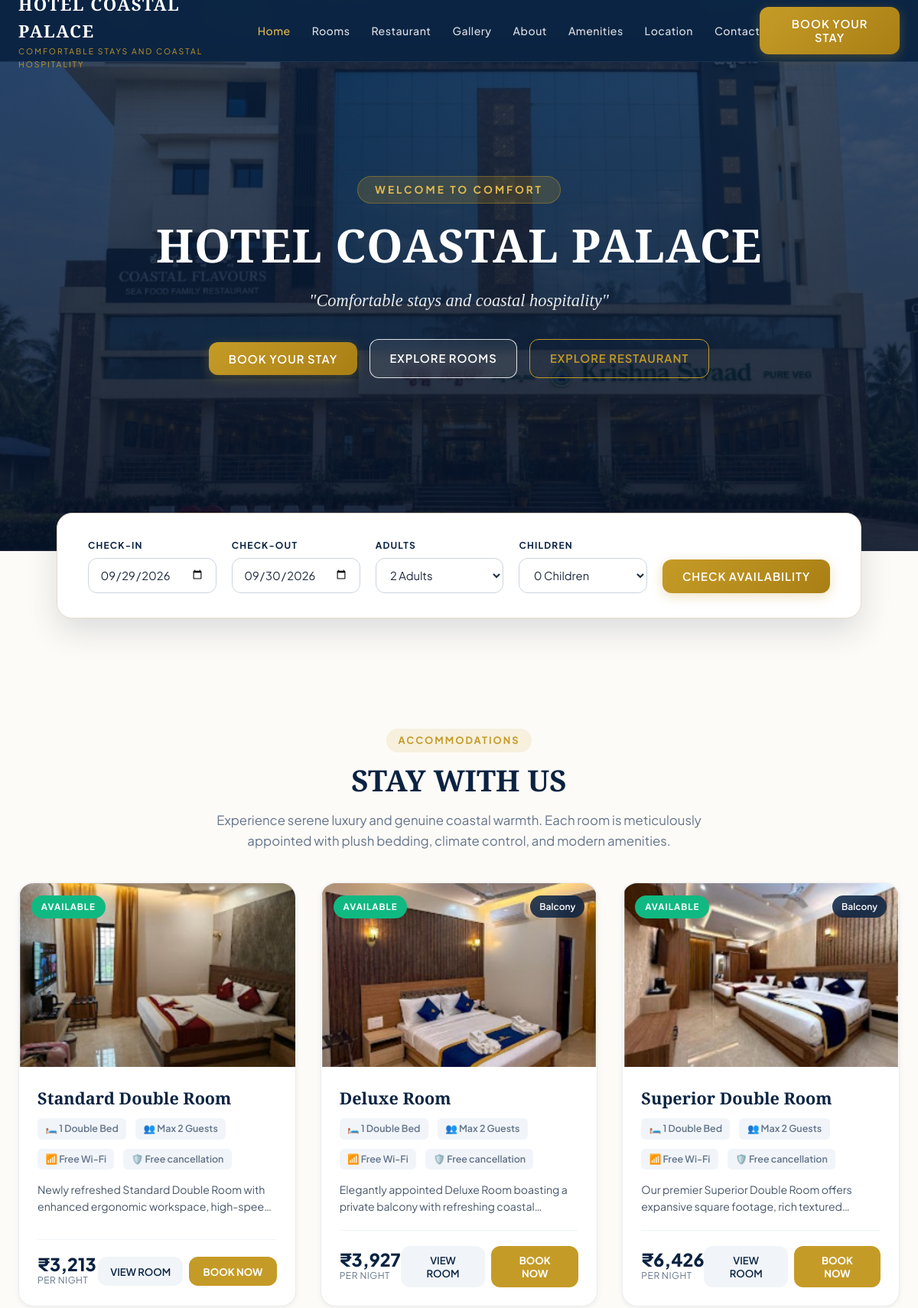
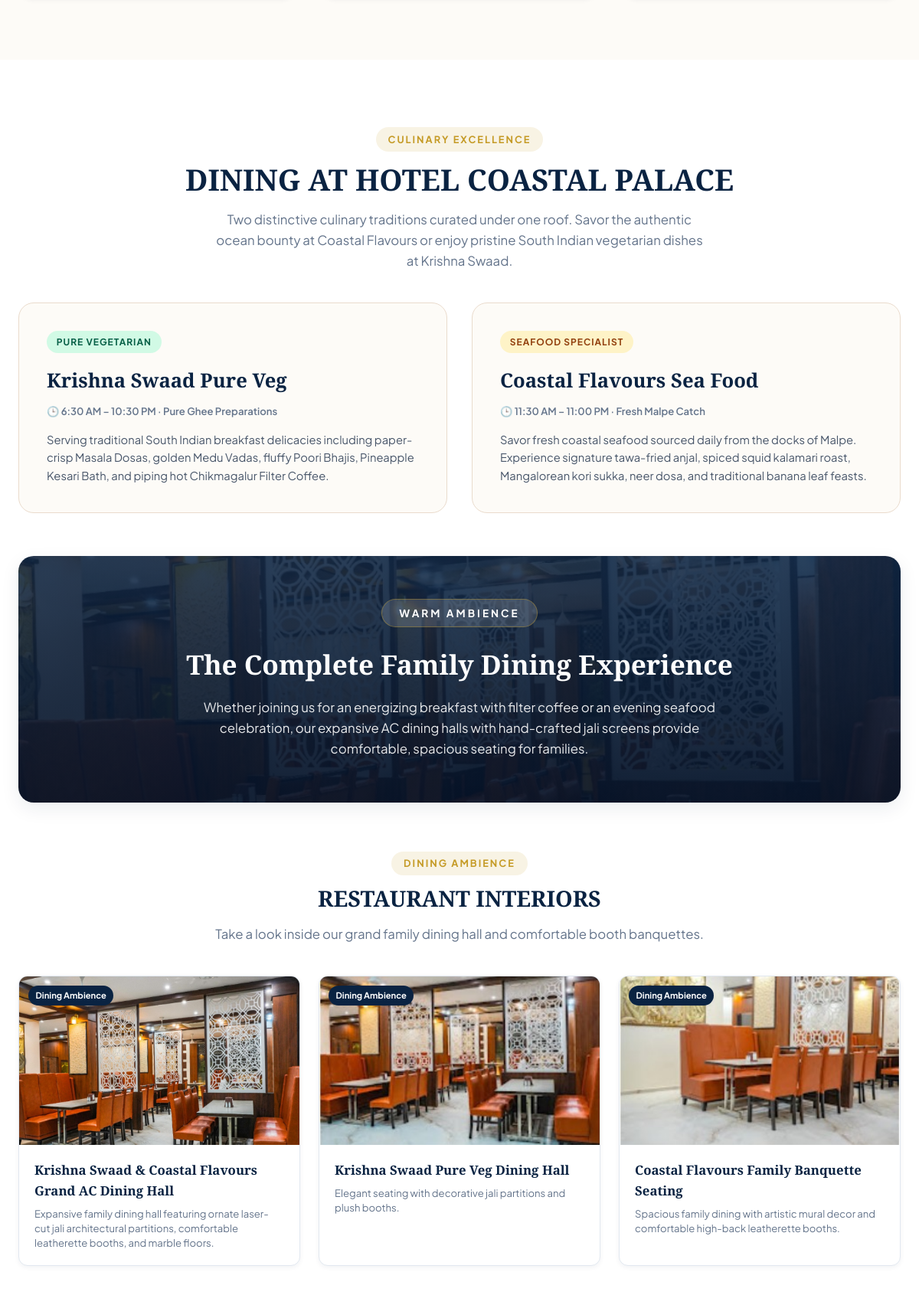
The page / (upper part) on the database its author committed (2 pictures, top to bottom).
### tables this page shows
CREATE TABLE settings (
        key TEXT PRIMARY KEY,
        value TEXT NOT NULL
    );

CREATE TABLE rooms (
        room_id INTEGER PRIMARY KEY AUTOINCREMENT,
        room_number TEXT NOT NULL UNIQUE,
        room_name TEXT NOT NULL,
        room_type TEXT NOT NULL,
        description TEXT NOT NULL,
        price_per_night REAL NOT NULL,
        bed_type TEXT NOT NULL,
        maximum_guests INTEGER NOT NULL DEFAULT 2,
        amenities TEXT NOT NULL,
        photos TEXT NOT NULL,
        status TEXT NOT NULL CHECK(status IN ('AVAILABLE', 'OCCUPIED', 'MAINTENANCE', 'BLOCKED')),
        feature TEXT DEFAULT '',
        cancellation TEXT DEFAULT 'Free cancellation',
        created_at TEXT NOT NULL,
        updated_at TEXT NOT NULL
    );

### app.py (the view)
@app.route("/")
def index():
    settings = database.get_settings()
    rooms = database.get_all_rooms(include_all_statuses=True)
    feedback_list = database.get_approved_feedback()
    return render_template("index.html", settings=settings, rooms=rooms, feedback=feedback_list, restaurant=RESTAURANT_DATA, infrastructure=HOTEL_INFRASTRUCTURE)

### database.py (called while the page is built)
def get_db_connection():
    os.makedirs(os.path.dirname(DB_PATH), exist_ok=True)
    conn = sqlite3.connect(DB_PATH, timeout=20.0)
    conn.row_factory = sqlite3.Row
    conn.execute("PRAGMA foreign_keys = ON")
    return conn

def get_all_rooms(include_all_statuses=True):
    conn = get_db_connection()
    if include_all_statuses:
        cursor = conn.execute("SELECT * FROM rooms ORDER BY room_id ASC")
    else:
        cursor = conn.execute("SELECT * FROM rooms WHERE status = 'AVAILABLE' ORDER BY room_id ASC")
    rows = cursor.fetchall()
    rooms = []
    for r in rows:
        room = dict(r)
        room["amenities"] = json.loads(room["amenities"])
        room["photos"] = json.loads(room["photos"])
        rooms.append(room)
    conn.close()
    return rooms

def get_approved_feedback():
    conn = get_db_connection()
    cursor = conn.execute("SELECT * FROM feedback WHERE status = 'APPROVED' ORDER BY created_at DESC")
    rows = cursor.fetchall()
    feedback = [dict(r) for r in rows]
    conn.close()
    return feedback

def get_settings():
    conn = get_db_connection()
    cursor = conn.execute("SELECT key, value FROM settings")
    settings = {r["key"]: r["value"] for r in cursor.fetchall()}
    conn.close()
    return settings

### templates/index.html (shortened to what this page needs)
<!DOCTYPE html>
<html lang="en">
<head>
  <link rel="stylesheet" href="/static/css/style.css">
</head>
<body>
  <header class="site-header" id="siteHeader">
    <div class="container nav-container">
      <a href="#home" class="brand-logo" id="navBrandLogo">
        <span class="brand-title">{{ settings.hotel_name }}</span>
        <span class="brand-subtitle">{{ settings.tagline }}</span>
      </a>
      <nav>
        <ul class="nav-links" id="desktopNavLinks">
          <li><a href="#home" class="nav-link active">Home</a></li>
          <li><a href="#rooms" class="nav-link">Rooms</a></li>
          <li><a href="#restaurant" class="nav-link">Restaurant</a></li>
          <li><a href="#food-gallery" class="nav-link">Gallery</a></li>
          <li><a href="#about" class="nav-link">About</a></li>
          <li><a href="#amenities" class="nav-link">Amenities</a></li>
          <li><a href="#location" class="nav-link">Location</a></li>
          <li><a href="#contact" class="nav-link">Contact</a></li>
        </ul>
      </nav>
      <div class="nav-actions">
        <button type="button" class="btn btn-primary btn-trigger-booking" id="navBookBtn">BOOK YOUR STAY</button>
      </div>
    </div>
  </header>
  <section class="hero-section" id="home">
    <div class="container">
      <div class="hero-content">
        <span class="hero-tag">WELCOME TO COMFORT</span>
        <h1 class="hero-title">{{ settings.hotel_name }}</h1>
        <p class="hero-subtitle">"{{ settings.tagline }}"</p>
        <div class="hero-cta-group">
          <button type="button" class="btn btn-primary btn-trigger-booking" id="heroBookStayBtn">BOOK YOUR STAY</button>
          <a href="#rooms" class="btn btn-outline-white" id="heroExploreRoomsBtn">EXPLORE ROOMS</a>
          <a href="#restaurant" class="btn btn-outline-gold" id="heroExploreDiningBtn">EXPLORE RESTAURANT</a>
        </div>
      </div>
    </div>
  </section>
  <div class="container booking-widget-wrapper">
    <div class="booking-widget-card" id="availabilityWidget">
      <form class="booking-search-form" id="bookingSearchForm">
        <div class="form-group">
          <label for="searchCheckIn">CHECK-IN</label>
          <input type="date" id="searchCheckIn" class="form-control" required>
        </div>
        <div class="form-group">
          <label for="searchCheckOut">CHECK-OUT</label>
          <input type="date" id="searchCheckOut" class="form-control" required>
        </div>
        <div class="form-group">
          <label for="searchAdults">ADULTS</label>
          <select id="searchAdults" class="form-control">
            <option value="2" selected>2 Adults</option>
          </select>
        </div>
        <div class="form-group">
          <label for="searchChildren">CHILDREN</label>
          <select id="searchChildren" class="form-control">
            <option value="0" selected>0 Children</option>
          </select>
        </div>
        <button type="submit" class="btn btn-primary btn-search" id="btnCheckAvailability">
          CHECK AVAILABILITY
        </button>
      </form>
    </div>
  </div>
  <section class="rooms-section" id="rooms">
    <div class="container">
      <div class="text-center">
        <span class="section-tag">ACCOMMODATIONS</span>
        <h2 class="section-title">STAY WITH US</h2>
        <p class="section-subtitle">
          Experience serene luxury and genuine coastal warmth. Each room is meticulously appointed with plush bedding, climate control, and modern amenities.
        </p>
      </div>
      <div class="rooms-grid" id="roomsContainer">
        {% for room in rooms %}
        <div class="room-card" data-room-id="{{ room.room_id }}" id="roomCard-{{ room.room_id }}">
          <div class="room-image-wrap">
            <img src="{{ room.photos[0] }}" alt="{{ room.room_name }}" loading="lazy">
            <span class="room-badge {{ room.status|lower }}">{{ room.status }}</span>
            {% if room.feature %}
            <span class="room-feature-tag">{{ room.feature }}</span>
            {% endif %}
          </div>
          <div class="room-card-body">
            <h3 class="room-card-title">{{ room.room_name }}</h3>
            <div class="room-quick-specs">
              <span class="spec-pill">🛏️ {{ room.bed_type }}</span>
              <span class="spec-pill">👥 Max {{ room.maximum_guests }} Guests</span>
              <span class="spec-pill">📶 Free Wi-Fi</span>
              <span class="spec-pill">🛡️ {{ room.cancellation }}</span>
            </div>
            <p class="room-description-snippet">{{ room.description }}</p>
            <div class="room-card-footer">
              <div class="room-price-box">
                <span class="room-price-val">₹{{ "{:,.0f}".format(room.price_per_night) }}</span>
                <span class="room-price-period">per night</span>
              </div>
              <div class="room-card-actions">
                <button type="button" class="btn-view-room" data-room-id="{{ room.room_id }}">VIEW ROOM</button>
                {% if room.status == 'AVAILABLE' %}
                <button type="button" class="btn-book-room" data-room-id="{{ room.room_id }}">BOOK NOW</button>
                {% elif room.status == 'OCCUPIED' %}
                <button type="button" class="btn-book-room" disabled>Currently Unavailable</button>
                {% elif room.status == 'MAINTENANCE' %}
                <button type="button" class="btn-book-room" disabled>Temporarily Unavailable</button>
                {% else %}
                <button type="button" class="btn-book-room" disabled>Unavailable</button>
                {% endif %}
              </div>
            </div>
          </div>
        </div>
        {% endfor %}
      </div>
    </div>
  </section>
  <section class="restaurant-section" id="restaurant">
    <div class="container">
      <div class="text-center">
        <span class="section-tag">CULINARY EXCELLENCE</span>
        <h2 class="section-title">DINING AT HOTEL COASTAL PALACE</h2>
        <p class="section-subtitle">
          Two distinctive culinary traditions curated under one roof. Savor the authentic ocean bounty at Coastal Flavours or enjoy pristine South Indian vegetarian dishes at Krishna Swaad.
        </p>
      </div>
      <div class="outlets-grid">
        <div class="outlet-card">
          <span class="outlet-tag veg">PURE VEGETARIAN</span>
          <h3 class="outlet-title">Krishna Swaad Pure Veg</h3>
          <div class="outlet-timing">🕒 6:30 AM – 10:30 PM · Pure Ghee Preparations</div>
          <p class="outlet-desc">
            Serving traditional South Indian breakfast delicacies including paper-crisp Masala Dosas, golden Medu Vadas, fluffy Poori Bhajis, Pineapple Kesari Bath, and piping hot Chikmagalur Filter Coffee.
          </p>
        </div>
        <div class="outlet-card">
          <span class="outlet-tag seafood">SEAFOOD SPECIALIST</span>
          <h3 class="outlet-title">Coastal Flavours Sea Food</h3>
          <div class="outlet-timing">🕒 11:30 AM – 11:00 PM · Fresh Malpe Catch</div>
          <p class="outlet-desc">
            Savor fresh coastal seafood sourced daily from the docks of Malpe. Experience signature tawa-fried anjal, spiced squid kalamari roast, Mangalorean kori sukka, neer dosa, and traditional banana leaf feasts.
          </p>
        </div>
      </div>
      <div class="restaurant-hero-card" style="background: linear-gradient(rgba(10, 35, 66, 0.85), rgba(5, 19, 41, 0.92)), url('/static/images/restaurant/dining_hall_grand.jpg') center/cover no-repeat;">
        <span class="hero-tag" style="background: rgba(255,255,255,0.15); color: #FFFFFF;">WARM AMBIENCE</span>
        <h3 style="font-family: var(--font-serif); font-size: 2.2rem; margin-bottom: 1rem;">The Complete Family Dining Experience</h3>
        <p style="max-width: 680px; margin: 0 auto; color: rgba(255,255,255,0.9); font-size: 1.05rem;">
          Whether joining us for an energizing breakfast with filter coffee or an evening seafood celebration, our expansive AC dining halls with hand-crafted jali screens provide comfortable, spacious seating for families.
        </p>
      </div>
      <div style="margin-bottom: 4rem;">
        <div class="text-center" style="margin-bottom: 2rem;">
          <span class="section-tag">DINING AMBIENCE</span>
          <h3 class="section-title" style="font-size: 1.8rem;">RESTAURANT INTERIORS</h3>
          <p class="section-subtitle">
            Take a look inside our grand family dining hall and comfortable booth banquettes.
          </p>
        </div>
        <div style="display: grid; grid-template-columns: repeat(auto-fit, minmax(300px, 1fr)); gap: 1.5rem;">
          {% for interior in restaurant.interiors %}
          <div class="food-item-card" style="cursor: pointer;">
            <div class="food-img-wrap" style="height: 220px;">
              <img src="{{ interior.image }}" alt="{{ interior.title }}" loading="lazy">
              <span class="food-badge" style="background: #0A2342; color: #FFFFFF;">Dining Ambience</span>
            </div>
            <div class="food-info">
              <h4 class="food-title">{{ interior.title }}</h4>
              <p class="food-desc">{{ interior.caption }}</p>
            </div>
          </div>
          {% endfor %}
        </div>
      </div>
    </div>
  </section>
</body>
</html>

### rows shown on the page
settings: tagline "COMFORTABLE STAYS AND COASTAL HOSPITALITY", tagline "Comfortable stays and coastal hospitality"
settings: hotel_name "HOTEL COASTAL PALACE"
rooms: shows a picture, status "AVAILABLE", room_name "Standard Double Room", bed_type "1 Double Bed", maximum_guests "2", cancellation "Free cancellation", description "Newly refreshed Standard Double Room with enhanced ergonomic workspace,…", price_per_night "3,213"
rooms: shows a picture, status "AVAILABLE", feature "Balcony", room_name "Deluxe Room", bed_type "1 Double Bed", maximum_guests "2", cancellation "Free cancellation", description "Elegantly appointed Deluxe Room boasting a private balcony with refreshing…", price_per_night "3,927"
rooms: shows a picture, status "AVAILABLE", feature "Balcony", room_name "Superior Double Room", bed_type "1 Double Bed", maximum_guests "2", cancellation "Free cancellation", description "Our premier Superior Double Room offers expansive square footage, rich…", price_per_night "6,426"

### other values the page prints
{{ interior.title }} "Krishna Swaad & Coastal Flavours Grand AC Dining Hall" "Krishna Swaad Pure Veg Dining Hall" "Coastal Flavours Family Banquette Seating"
{{ interior.caption }} "Expansive family dining hall featuring ornate laser-cut jali architectural partitions, comfortable leatherette booths, and marble floors." "Elegant seating with decorative jali partitions and plush booths." "Spacious family dining with artistic mural decor and comfortable high-back leatherette booths."
